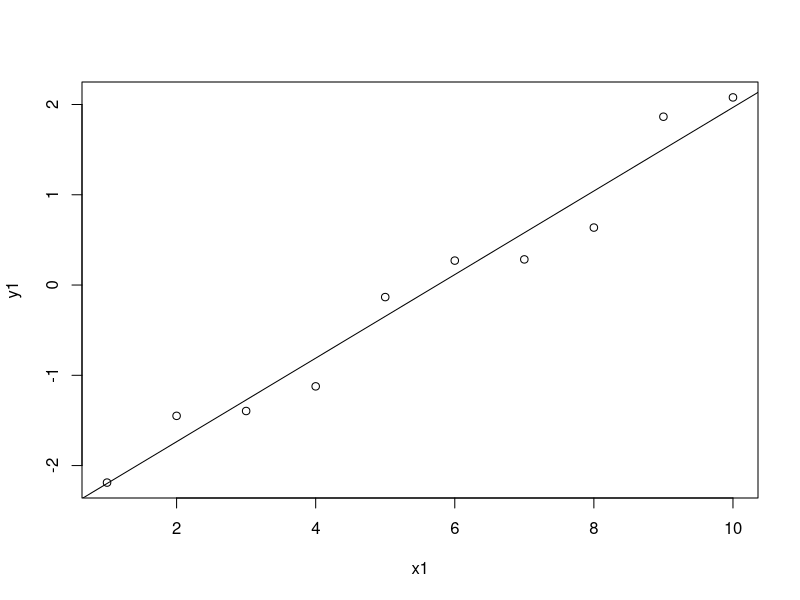
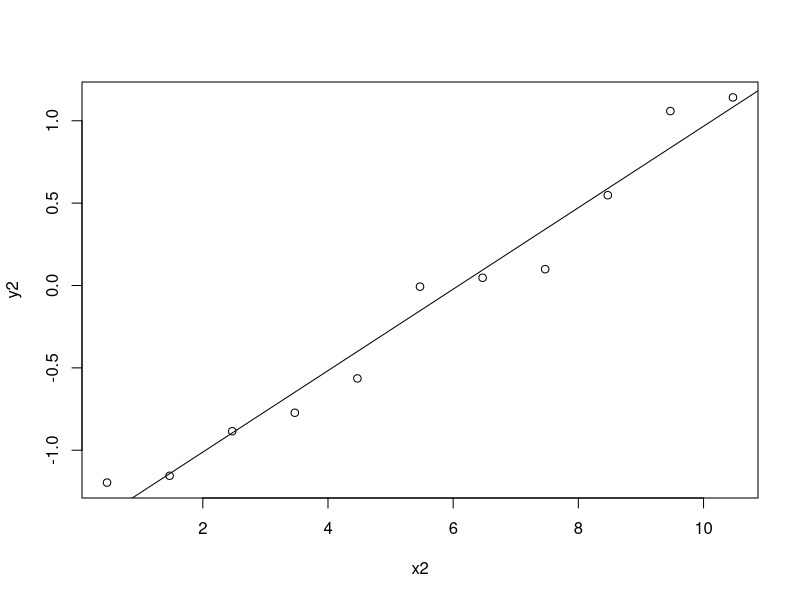
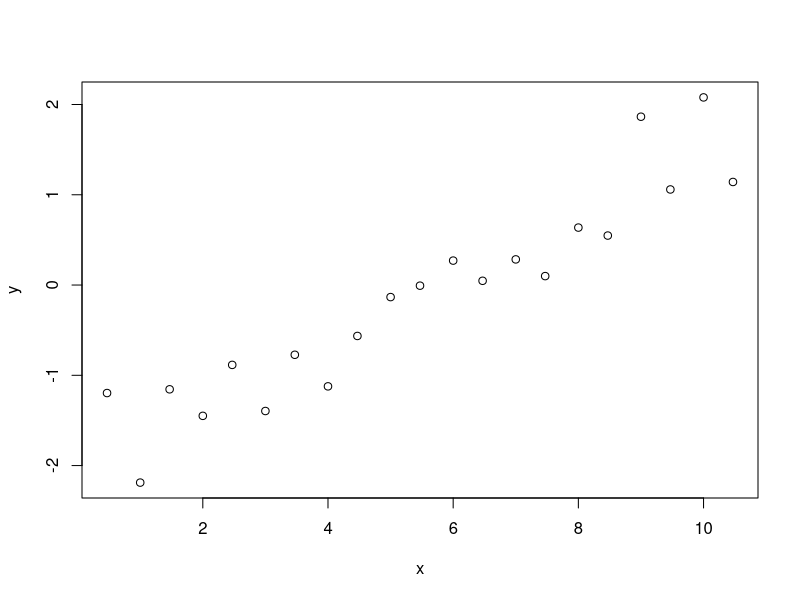

Write the R code that produced these figures, in order.
# Evaluate if two linear regressions are equal

#Example
x1=c(1:10)
y1=sort(rnorm(n = 10))
reg1 <- lm(y1~x1)
reg1
plot(x1,y1)
abline(reg1)
summary(reg1)

x2=c(0.47:10.47)
y2=sort(rnorm(n = 11))
reg2 <- lm(y2~x2)
reg2
plot(x2,y2)
abline(reg2)
summary(reg2)
#################

#Dummy method

x=c(x1,x2) #combine x1 and x2
y=c(y1,y2) #combine y1 and y2
plot(x,y)

w=c(rep(x = 0,times=10),rep(x = 1,times=11)) #dummy variable
xw=x*w

reg3 <- lm(y ~ x+w+xw) #y=b0+b1x+b2w+b3xw
reg3
summary(reg3)
anova(reg3)

# if xw is significant b3 is different from 0 then the regressions differ from each other by the slope
# if w is significant b2 is different from 0 then the regressions differ from each other by the intercept
# if w and xw are not significant then both regions have the same regression

#Analysis of Variance Table

#Response: y
#         Df  Sum Sq Mean Sq  F value    Pr(>F)    
#x          1 30.0049 30.0049 427.4979 1.737e-13 ***
#w          1  3.8106  3.8106  54.2919 1.098e-06 ***
#xw         1  0.4218  0.4218   6.0095   0.02534 *  
#Residuals 17  1.1932  0.0702 

#For the example the regressions are different 